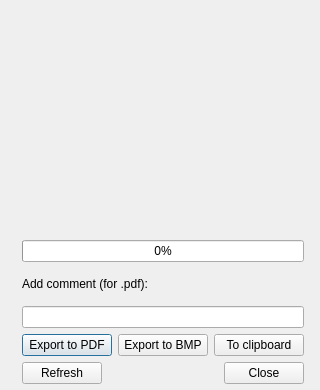
<?xml version="1.0" encoding="UTF-8"?>
<ui version="4.0">
 <class>Screenshot</class>
 <widget class="QDialog" name="Screenshot">
  <property name="geometry">
   <rect>
    <x>0</x>
    <y>0</y>
    <width>320</width>
    <height>390</height>
   </rect>
  </property>
  <property name="minimumSize">
   <size>
    <width>320</width>
    <height>390</height>
   </size>
  </property>
  <property name="maximumSize">
   <size>
    <width>320</width>
    <height>390</height>
   </size>
  </property>
  <property name="windowTitle">
   <string>Screenshot</string>
  </property>
  <property name="windowIcon">
   <iconset resource="res.qrc">
    <normaloff>:/new/prefix1/AntScopeZ.png</normaloff>:/new/prefix1/AntScopeZ.png</iconset>
  </property>
  <widget class="QWidget" name="layoutWidget">
   <property name="geometry">
    <rect>
     <x>10</x>
     <y>240</y>
     <width>294</width>
     <height>144</height>
    </rect>
   </property>
   <layout class="QVBoxLayout" name="verticalLayout_2">
    <property name="leftMargin">
     <number>12</number>
    </property>
    <item>
     <layout class="QVBoxLayout" name="verticalLayout">
      <item>
       <widget class="QProgressBar" name="progressBar">
        <property name="value">
         <number>0</number>
        </property>
       </widget>
      </item>
      <item>
       <widget class="QLabel" name="label">
        <property name="text">
         <string>Add comment (for .pdf):</string>
        </property>
       </widget>
      </item>
      <item>
       <widget class="QLineEdit" name="lineEdit"/>
      </item>
      <item>
       <layout class="QHBoxLayout" name="horizontalLayout_2">
        <item>
         <layout class="QHBoxLayout" name="horizontalLayout">
          <item>
           <widget class="QPushButton" name="exportToPdfBtn">
            <property name="text">
             <string>Export to PDF</string>
            </property>
           </widget>
          </item>
          <item>
           <widget class="QPushButton" name="saveAsBtn">
            <property name="text">
             <string>Export to BMP</string>
            </property>
           </widget>
          </item>
          <item>
           <widget class="QPushButton" name="clipboardBtn">
            <property name="text">
             <string>To clipboard</string>
            </property>
           </widget>
          </item>
         </layout>
        </item>
       </layout>
      </item>
     </layout>
    </item>
    <item>
     <layout class="QHBoxLayout" name="horizontalLayout_3">
      <item>
       <widget class="QPushButton" name="refreshBtn">
        <property name="minimumSize">
         <size>
          <width>0</width>
          <height>0</height>
         </size>
        </property>
        <property name="maximumSize">
         <size>
          <width>16777215</width>
          <height>16777215</height>
         </size>
        </property>
        <property name="text">
         <string>Refresh</string>
        </property>
       </widget>
      </item>
      <item>
       <spacer name="horizontalSpacer">
        <property name="orientation">
         <enum>Qt::Orientation::Horizontal</enum>
        </property>
        <property name="sizeHint" stdset="0">
         <size>
          <width>40</width>
          <height>20</height>
         </size>
        </property>
       </spacer>
      </item>
      <item>
       <widget class="QPushButton" name="closeBtn">
        <property name="text">
         <string>Close</string>
        </property>
       </widget>
      </item>
     </layout>
    </item>
   </layout>
  </widget>
 </widget>
 <resources>
  <include location="res.qrc"/>
 </resources>
 <connections/>
</ui>
